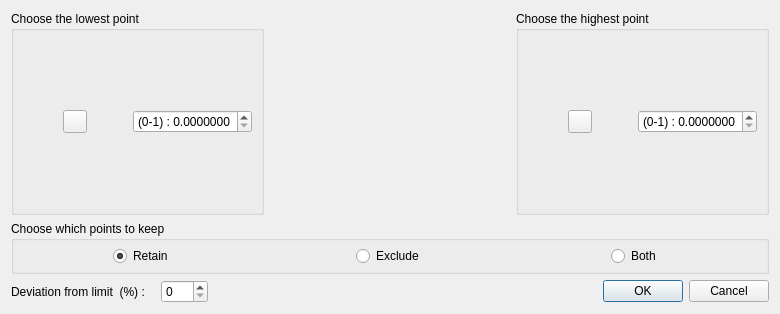
<?xml version="1.0" encoding="UTF-8"?>
<ui version="4.0">
 <class>ScalarDialog</class>
 <widget class="QDialog" name="ScalarDialog">
  <property name="geometry">
   <rect>
    <x>0</x>
    <y>0</y>
    <width>780</width>
    <height>314</height>
   </rect>
  </property>
  <property name="sizePolicy">
   <sizepolicy hsizetype="Fixed" vsizetype="Fixed">
    <horstretch>0</horstretch>
    <verstretch>0</verstretch>
   </sizepolicy>
  </property>
  <property name="windowTitle">
   <string>Scalar color setting</string>
  </property>
  <layout class="QVBoxLayout" name="verticalLayout">
   <item>
    <layout class="QVBoxLayout" name="verticalLayout_2">
     <item>
      <layout class="QHBoxLayout" name="horizontalLayout">
       <item>
        <widget class="QGroupBox" name="centerGroupBox">
         <property name="title">
          <string>Choose the lowest point</string>
         </property>
         <property name="flat">
          <bool>true</bool>
         </property>
         <layout class="QGridLayout" name="gridLayout_3">
          <item row="1" column="1">
           <widget class="QToolButton" name="pointPickingButton_first">
            <property name="toolTip">
             <string>Pick the plane center (click again to cancel)</string>
            </property>
            <property name="icon">
             <iconset resource="../../../qCC/icones.qrc">
              <normaloff>:/CC/images/ccPointPicking.png</normaloff>:/CC/images/ccPointPicking.png</iconset>
            </property>
            <property name="checkable">
             <bool>true</bool>
            </property>
           </widget>
          </item>
          <item row="0" column="3">
           <spacer name="verticalSpacer_3">
            <property name="orientation">
             <enum>Qt::Vertical</enum>
            </property>
            <property name="sizeType">
             <enum>QSizePolicy::Expanding</enum>
            </property>
            <property name="sizeHint" stdset="0">
             <size>
              <width>20</width>
              <height>10</height>
             </size>
            </property>
           </spacer>
          </item>
          <item row="1" column="2">
           <spacer name="horizontalSpacer_3">
            <property name="orientation">
             <enum>Qt::Horizontal</enum>
            </property>
            <property name="sizeHint" stdset="0">
             <size>
              <width>40</width>
              <height>20</height>
             </size>
            </property>
           </spacer>
          </item>
          <item row="1" column="0">
           <spacer name="horizontalSpacer_4">
            <property name="orientation">
             <enum>Qt::Horizontal</enum>
            </property>
            <property name="sizeHint" stdset="0">
             <size>
              <width>40</width>
              <height>20</height>
             </size>
            </property>
           </spacer>
          </item>
          <item row="2" column="3">
           <spacer name="verticalSpacer_7">
            <property name="orientation">
             <enum>Qt::Vertical</enum>
            </property>
            <property name="sizeType">
             <enum>QSizePolicy::Expanding</enum>
            </property>
            <property name="sizeHint" stdset="0">
             <size>
              <width>20</width>
              <height>10</height>
             </size>
            </property>
           </spacer>
          </item>
          <item row="1" column="3">
           <widget class="QDoubleSpinBox" name="first">
            <property name="prefix">
             <string notr="true">(0-1) : </string>
            </property>
            <property name="decimals">
             <number>7</number>
            </property>
            <property name="minimum">
             <double>0.000000000000000</double>
            </property>
            <property name="maximum">
             <double>1.000000000000000</double>
            </property>
            <property name="singleStep">
             <double>0.010000000000000</double>
            </property>
           </widget>
          </item>
         </layout>
        </widget>
       </item>
       <item>
        <spacer name="horizontalSpacer_5">
         <property name="orientation">
          <enum>Qt::Horizontal</enum>
         </property>
         <property name="sizeHint" stdset="0">
          <size>
           <width>20</width>
           <height>20</height>
          </size>
         </property>
        </spacer>
       </item>
       <item>
        <widget class="QGroupBox" name="centerGroupBox_2">
         <property name="title">
          <string>Choose the highest point </string>
         </property>
         <property name="flat">
          <bool>true</bool>
         </property>
         <layout class="QGridLayout" name="gridLayout_4">
          <item row="2" column="3">
           <spacer name="verticalSpacer_8">
            <property name="orientation">
             <enum>Qt::Vertical</enum>
            </property>
            <property name="sizeType">
             <enum>QSizePolicy::Expanding</enum>
            </property>
            <property name="sizeHint" stdset="0">
             <size>
              <width>20</width>
              <height>10</height>
             </size>
            </property>
           </spacer>
          </item>
          <item row="1" column="1">
           <widget class="QToolButton" name="pointPickingButton_second">
            <property name="toolTip">
             <string>Pick the plane center (click again to cancel)</string>
            </property>
            <property name="icon">
             <iconset resource="../../../qCC/icones.qrc">
              <normaloff>:/CC/images/ccPointPicking.png</normaloff>:/CC/images/ccPointPicking.png</iconset>
            </property>
            <property name="checkable">
             <bool>true</bool>
            </property>
           </widget>
          </item>
          <item row="0" column="3">
           <spacer name="verticalSpacer_5">
            <property name="orientation">
             <enum>Qt::Vertical</enum>
            </property>
            <property name="sizeType">
             <enum>QSizePolicy::Expanding</enum>
            </property>
            <property name="sizeHint" stdset="0">
             <size>
              <width>20</width>
              <height>10</height>
             </size>
            </property>
           </spacer>
          </item>
          <item row="1" column="3">
           <widget class="QDoubleSpinBox" name="second">
            <property name="prefix">
             <string notr="true">(0-1) : </string>
            </property>
            <property name="decimals">
             <number>7</number>
            </property>
            <property name="minimum">
             <double>0.000000000000000</double>
            </property>
            <property name="maximum">
             <double>1.000000000000000</double>
            </property>
            <property name="singleStep">
             <double>0.010000000000000</double>
            </property>
           </widget>
          </item>
          <item row="1" column="0">
           <spacer name="horizontalSpacer_7">
            <property name="orientation">
             <enum>Qt::Horizontal</enum>
            </property>
            <property name="sizeHint" stdset="0">
             <size>
              <width>40</width>
              <height>20</height>
             </size>
            </property>
           </spacer>
          </item>
          <item row="1" column="2">
           <spacer name="horizontalSpacer_6">
            <property name="orientation">
             <enum>Qt::Horizontal</enum>
            </property>
            <property name="sizeHint" stdset="0">
             <size>
              <width>40</width>
              <height>20</height>
             </size>
            </property>
           </spacer>
          </item>
         </layout>
        </widget>
       </item>
      </layout>
     </item>
     <item>
      <widget class="QGroupBox" name="horizontalGroupBox">
       <property name="title">
        <string>Choose which points to keep </string>
       </property>
       <layout class="QHBoxLayout" name="horizontalLayout_2">
        <property name="spacing">
         <number>6</number>
        </property>
        <property name="topMargin">
         <number>5</number>
        </property>
        <property name="bottomMargin">
         <number>5</number>
        </property>
        <item alignment="Qt::AlignHCenter">
         <widget class="QRadioButton" name="retain">
          <property name="text">
           <string>Retain</string>
          </property>
          <property name="checked">
           <bool>true</bool>
          </property>
         </widget>
        </item>
        <item alignment="Qt::AlignHCenter">
         <widget class="QRadioButton" name="exclude">
          <property name="text">
           <string>Exclude</string>
          </property>
         </widget>
        </item>
        <item alignment="Qt::AlignHCenter">
         <widget class="QRadioButton" name="both">
          <property name="text">
           <string>Both</string>
          </property>
         </widget>
        </item>
       </layout>
      </widget>
     </item>
     <item>
      <layout class="QHBoxLayout" name="horizontalLayout_bottom">
       <item>
        <widget class="QLabel" name="margin_label">
         <property name="text">
          <string>Deviation from limit  (%) :</string>
         </property>
        </widget>
       </item>
       <item>
        <spacer name="horizontalSpacer">
         <property name="orientation">
          <enum>Qt::Horizontal</enum>
         </property>
         <property name="sizeType">
          <enum>QSizePolicy::Fixed</enum>
         </property>
         <property name="sizeHint" stdset="0">
          <size>
           <width>10</width>
           <height>20</height>
          </size>
         </property>
        </spacer>
       </item>
       <item>
        <widget class="QSpinBox" name="margin">
         <property name="maximum">
          <number>100</number>
         </property>
        </widget>
       </item>
       <item>
        <spacer name="horizontalSpacer_2">
         <property name="orientation">
          <enum>Qt::Horizontal</enum>
         </property>
         <property name="sizeHint" stdset="0">
          <size>
           <width>40</width>
           <height>20</height>
          </size>
         </property>
        </spacer>
       </item>
       <item>
        <widget class="QDialogButtonBox" name="buttonBox">
         <property name="orientation">
          <enum>Qt::Horizontal</enum>
         </property>
         <property name="standardButtons">
          <set>QDialogButtonBox::Cancel|QDialogButtonBox::Ok</set>
         </property>
        </widget>
       </item>
      </layout>
     </item>
    </layout>
   </item>
  </layout>
 </widget>
 <resources>
  <include location="../../../qCC/icones.qrc"/>
  <include location="../../../qCC/icones.qrc"/>
 </resources>
 <connections>
  <connection>
   <sender>buttonBox</sender>
   <signal>accepted()</signal>
   <receiver>ScalarDialog</receiver>
   <slot>accept()</slot>
   <hints>
    <hint type="sourcelabel">
     <x>218</x>
     <y>114</y>
    </hint>
    <hint type="destinationlabel">
     <x>157</x>
     <y>118</y>
    </hint>
   </hints>
  </connection>
  <connection>
   <sender>buttonBox</sender>
   <signal>rejected()</signal>
   <receiver>ScalarDialog</receiver>
   <slot>reject()</slot>
   <hints>
    <hint type="sourcelabel">
     <x>260</x>
     <y>120</y>
    </hint>
    <hint type="destinationlabel">
     <x>280</x>
     <y>118</y>
    </hint>
   </hints>
  </connection>
 </connections>
</ui>
